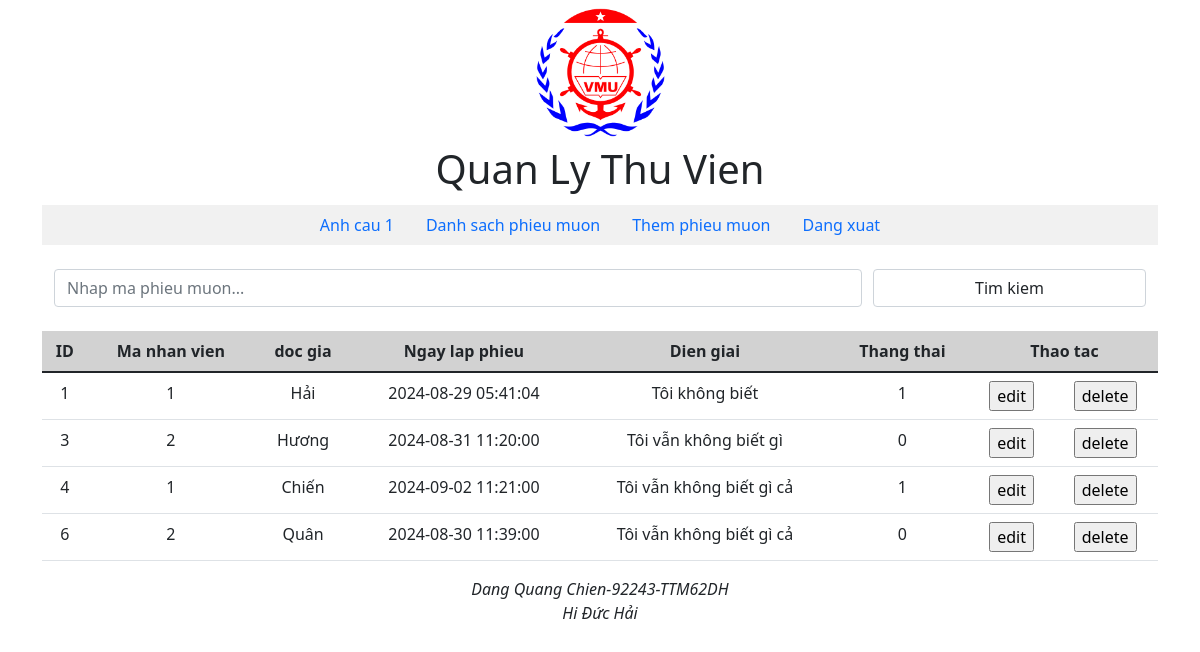
The page /admin.php (signed in) on the database its author committed.
### tables this page shows
CREATE TABLE `phieumuon` (
  `ID` int(11) NOT NULL,
  `nhanvien_id` int(11) NOT NULL,
  `docgia_id` varchar(32) NOT NULL,
  `ngaylapphieu` datetime NOT NULL,
  `diengiai` text NOT NULL,
  `trangthai` int(11) NOT NULL
);

### admin.php (the view, shortened to what this page needs)
<!DOCTYPE html>
<html lang="en">
<?php
    include('connect.php');
    if(!empty($_POST['submit'])){
        $search = $_POST['search'];
        $sql = "SELECT * FROM phieumuon WHERE id like '%$search%'";
        $stmt = $conn->prepare($sql);
        $query = $stmt->execute();
        $result = array();
        While($row = $stmt->fetch(PDO::FETCH_ASSOC)){
            $result[] = $row;
        }
    }
    else{
        $sql = "SELECT * FROM phieumuon";
        $stmt = $conn->prepare($sql);
        $query = $stmt->execute();
        $result = array();
        while($row = $stmt->fetch(PDO::FETCH_ASSOC)){
            $result[] = $row;
        }
    }
?>
<head>
    <link href="https://cdn.jsdelivr.net/npm/bootstrap@5.1.3/dist/css/bootstrap.min.css" rel="stylesheet"
>
    <link rel="stylesheet" type="text/css" href="style.css">
</head>
<body>
    <header>
        <div class="anh">
            <img src="logo.jpg" alt="logo" class="logo">
        </div>
        <div class="tieude">
            <h1>Quan Ly Thu Vien</h1>
        </div>
    </header>
    <content>
        <div class="container">
            <ul class="nav justify-content-center" style="background-color: #f1f1f1;">
                <li class="nav-item">
                    <a class="nav-link" href="cau1.jpg">Anh cau 1</a>
                </li>
                <li class="nav-item">
                    <a class="nav-link" href="list.php">Danh sach phieu muon</a>
                </li>
                <li class="nav-item">
                    <a class="nav-link" href="add.php">Them phieu muon</a>
                </li>
                <li class="nav-item">
                    <a class="nav-link" href="login.php">Dang xuat</a>
                </li>
            </ul>
            <br>
            <form method="post">
                <div class="container d-flex justify-content-between">
                    <input type="text" name="search" placeholder="Nhap ma phieu muon..." class="form-control"
                        style="width: 74%">
                    <input type="submit" name="submit" value="Tim kiem" class="form-control" style="width: 25%">
                </div>
            </form>
            <br>
            <table class="table" style="text-align: center">
                <thread>
                    <tr style="background-color: #d2d2d2">
                        <th>ID</th>
                        <th>Ma nhan vien</th>
                        <th>doc gia</th>
                        <th>Ngay lap phieu</th>
                        <th>Dien giai</th>
                        <th>Thang thai</th>
                        <th colspan="2">Thao tac</th>
                    </tr>
                </thread>
                <tbody>
                    <?php foreach ($result as $item): ?>
                    <tr>
                        <td><?php echo $item['ID']?></td>
                        <td><?php echo $item['nhanvien_id']?></td>
                        <td><?php echo $item['docgia_id']?></td>
                        <td><?php echo $item['ngaylapphieu']?></td>
                        <td><?php echo $item['diengiai']?></td>
                        <td><?php echo $item['trangthai']?></td>
                        <td><input type="button" name="edit" value="edit"
                                onclick="window.location= 'edit.php?ID=<?= $item['ID'] ?>'">
                        </td>
                        <td><input type="button" name="delete" value="delete"
                                onclick="window.location= 'delete.php?ID=<?= $item['ID']?>'"></td>
                    </tr>
                    <?php endforeach; ?>
                </tbody>
            </table>
        </div>
    </content>
    <footer>
        <label>Dang Quang Chien-92243-TTM62DH</label><br>
        <label>Hi <?php echo $_SESSION['tendaydu']?></label>
    </footer>
</body>
</html>

### style.css (style rules this page uses)
header { text-align: center; height: 200px; width: 100%; }
header .anh { height: 140px; width: 100%; margin-top: 5px; }
header .tieude { height: 50px; width: 100%; font-size: 25px; }
header .logo { height: 135px; width: auto; }
footer { text-align: center; font-style: italic; }

### rows shown on the page
phieumuon: ID "1", nhanvien "1", docgia "Hải", ngaylapphieu "2024-08-29 05:41:04", diengiai "Tôi không biết", trangthai "1"
phieumuon: ID "3", nhanvien "2", docgia "Hương", ngaylapphieu "2024-08-31 11:20:00", diengiai "Tôi vẫn không biết gì", trangthai "0"
phieumuon: ID "4", nhanvien "1", docgia "Chiến", ngaylapphieu "2024-09-02 11:21:00", diengiai "Tôi vẫn không biết gì cả", trangthai "1"
phieumuon: ID "6", nhanvien "2", docgia "Quân", ngaylapphieu "2024-08-30 11:39:00", diengiai "Tôi vẫn không biết gì cả", trangthai "0"

### other values the page prints
$_SESSION['tendaydu'] "Đức Hải"
